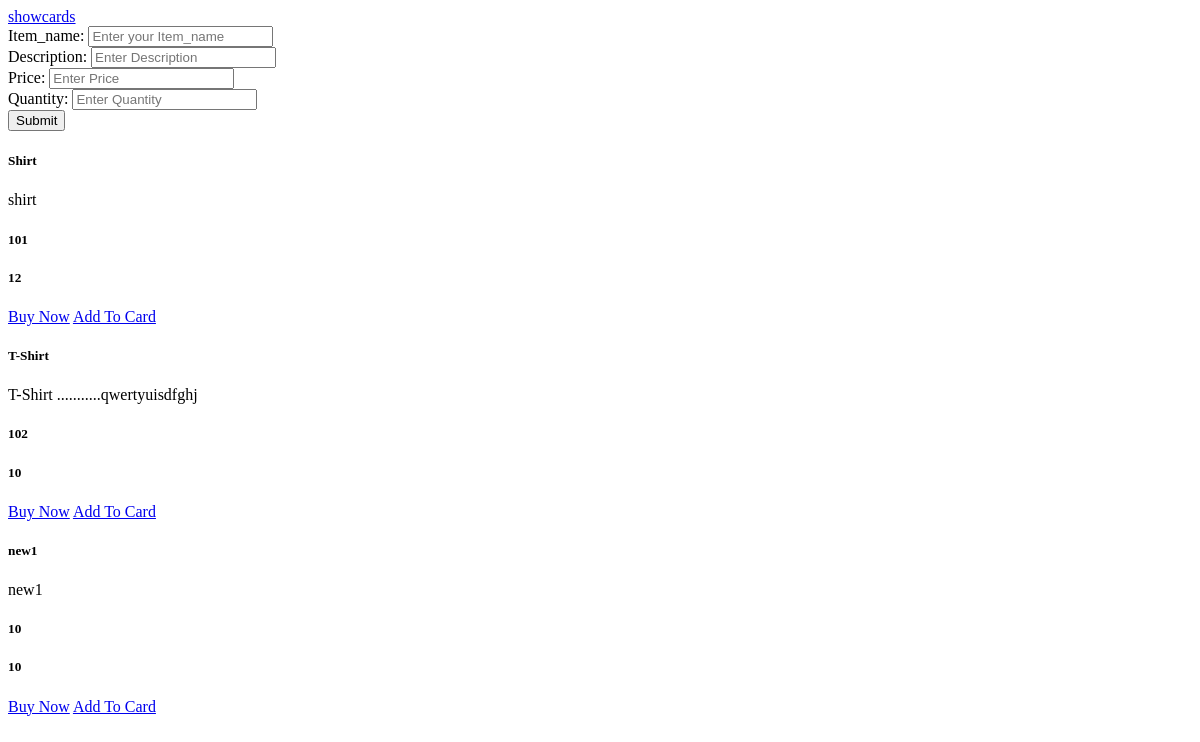
Before: / with the older database file.
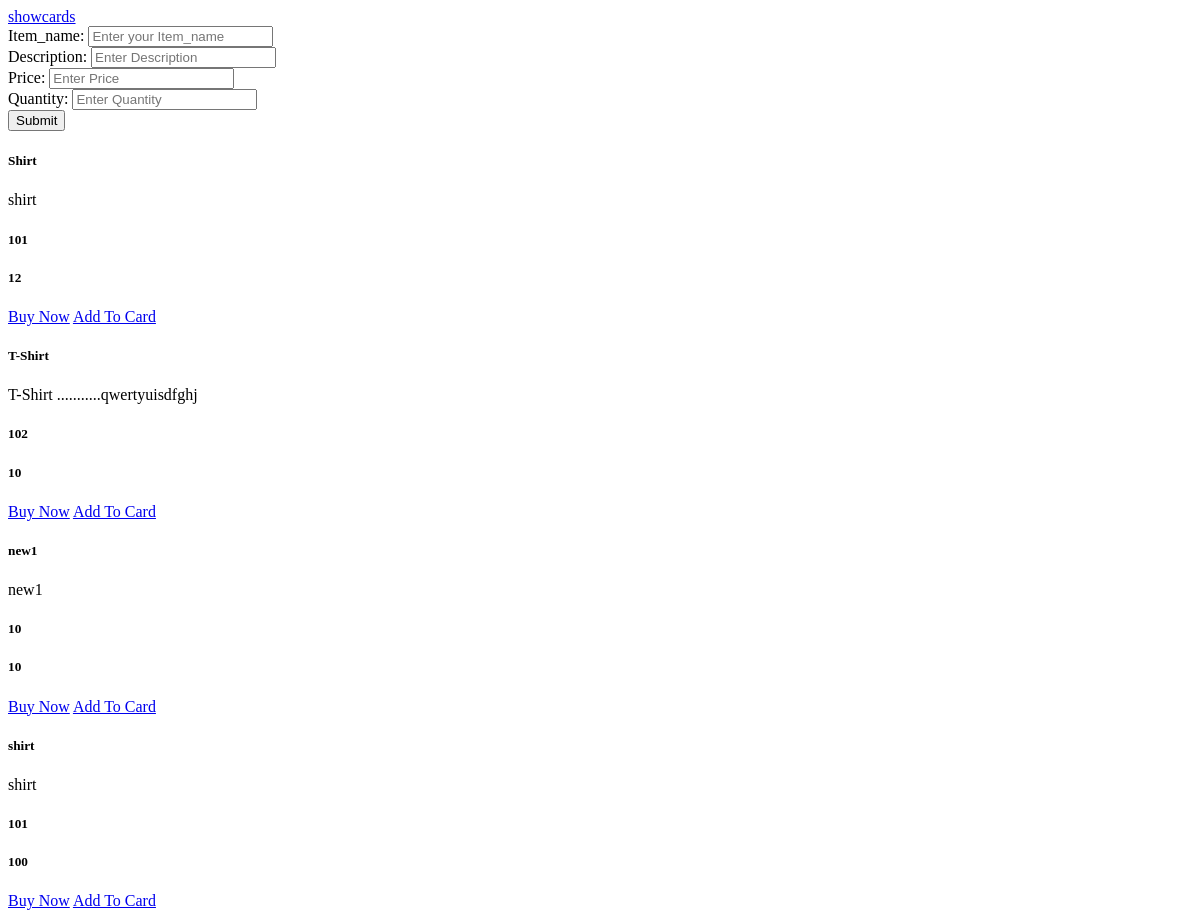
After: the same page with the newer database file.
### app/models.py (models this page shows)
class Item(models.Model):
    item_name=models.CharField(max_length=30)
    item_des=models.CharField(max_length=20)
    item_price=models.IntegerField()
    item_quantity=models.IntegerField()

### app/views.py (the view)
# urls.py: 2. Add a URL to urlpatterns:  path('', views.home, name='home')
def home(request):
    all_items = Item.objects.all()
    return render(request,'home.html',{'data':all_items})

### app/templates/home.html (shortened to what this page needs)
{% if cart %}
    {% for i in cart %}
      <div class="card" style="width: 18rem;">
        <div class="card-body">
          <h5 class="card-title">{{i.item_name}}</h5>
          <p class="card-text">{{i.item_des}}</p>
        </div>
        <h5 class="card-title">{{i.item_price}}</h5>
        <h5 class="card-title">{{i.item_quantity}}</h5>
        <div class="card-body">
          <a href="#" class="card-link">Buy Now</a>
          <a href="{% url 'delete' pk=i.id %}" class="card-link">Delete</a>
        </div>
      </div>
      {% endfor %}
      <h1>Total amount: {{total_amt}}</h1>
      <a href="#" class="card-link">Buy Now</a>
{% else %}
<a href="{% url 'showcards' %}">showcards</a>
      <form action="{% url 'home1' %}" method="post" enctype="multipart/form-data">
        <label for="Item_name">Item_name:</label>
        <input type="text" name="Item_name" placeholder="Enter your Item_name">
        <br>
        <label for="Description">Description:</label>
        <input type="text" name="Description" placeholder="Enter Description">
        <br>
        <label for="Price">Price:</label>
        <input type="number" name="Price" placeholder="Enter Price">
        <br>
        <label for="Quantity">Quantity:</label>
        <input type="number" name="Quantity" placeholder="Enter Quantity">
        <br>
        <input type="submit" value="Submit">
      </form>
      {% if data %}
      {% for i in data %}
      <div class="card" style="width: 18rem;">
        <div class="card-body">
          <h5 class="card-title">{{i.item_name}}</h5>
          <p class="card-text">{{i.item_des}}</p>
        </div>
        <h5 class="card-title">{{i.item_price}}</h5>
        <h5 class="card-title">{{i.item_quantity}}</h5>
        <div class="card-body">
          <a href="#" class="card-link">Buy Now</a>
          <a href="{% url 'addcard' pk=i.id %}" class="card-link">Add To Card</a>
        </div>
      </div>
      {% endfor %}
      {% endif %}
{% endif %}

Changed rows visible on the page:
added Item: item_name "shirt", item_des "shirt", item_price "101", item_quantity "100"
